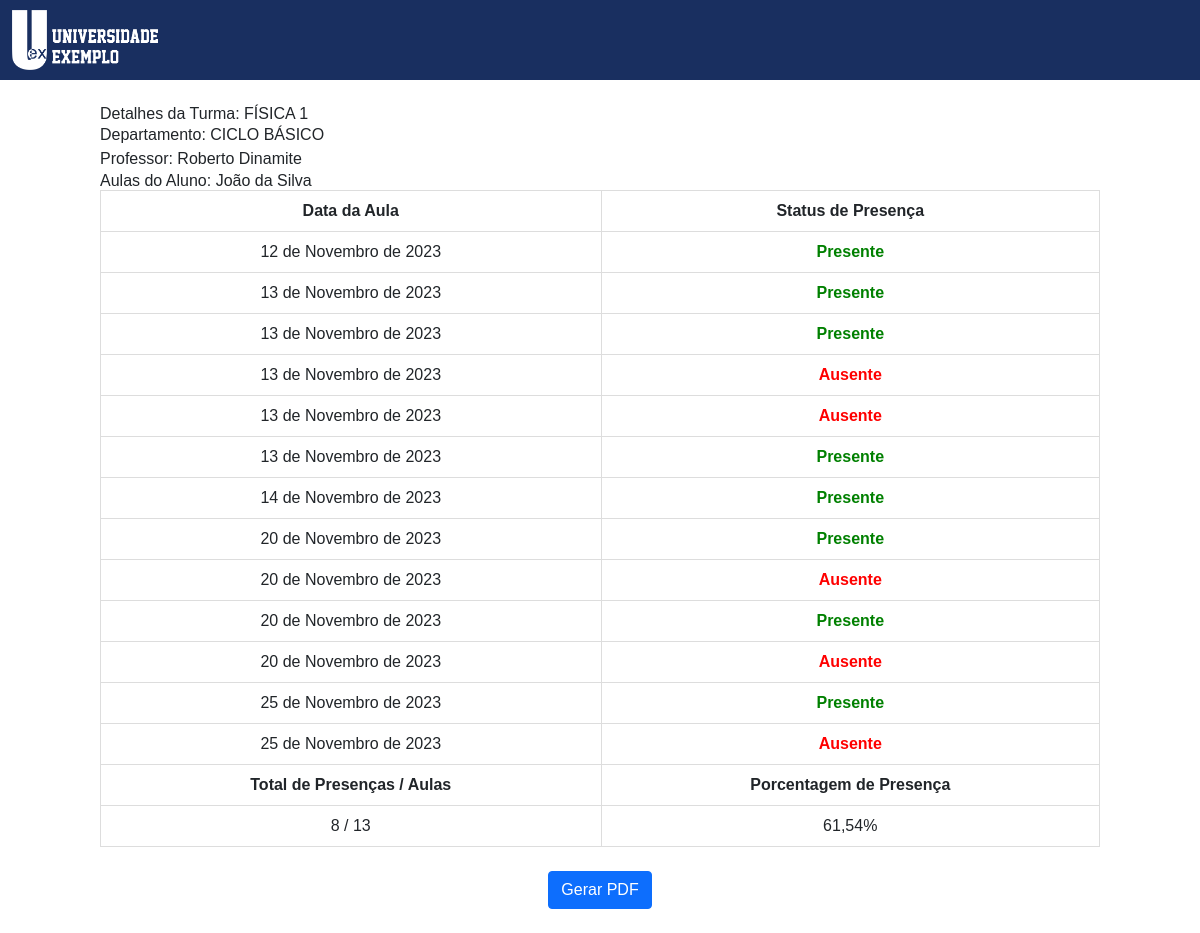
The page /aluno/ECANFIS/001/detalhes/ (signed in) on the database its author committed.
### app/models.py (models this page shows, shortened)
class Turma(models.Model):
    codigo = models.CharField(max_length=20, unique=True)
    nome = models.CharField(max_length=100)
    departamento = models.CharField(max_length=100)
    professor = models.ForeignKey(Professor, related_name='turmas', on_delete=models.CASCADE)

class Professor(models.Model):
    usuario = models.OneToOneField(Usuario, on_delete=models.CASCADE, related_name='professor', null=True, blank=True)
    matricula = models.CharField(max_length=10)
    nome = models.CharField(max_length=100)
    email = models.EmailField(unique=True)
    ip = models.CharField(max_length=15)

class Aluno(models.Model):
    usuario = models.OneToOneField(Usuario, on_delete=models.CASCADE, related_name='aluno', null=True, blank=True)
    matricula = models.CharField(max_length=20)
    nome = models.CharField(max_length=100)
    email = models.EmailField(unique=True)
    ip = models.CharField(max_length=20)

class Aula(models.Model):
    turma = models.ForeignKey(Turma, related_name='aulas', on_delete=models.CASCADE)
    data = models.DateField()

### app/views.py (the view)
# urls.py: path('aluno/<str:codigo_turma>/<str:matricula_aluno>/detalhes/', DetalhesAlunoTurmaView.as_view(), name='detalhes_aluno_turma'),
class DetalhesAlunoTurmaView(LoginRequiredMixin, TemplateView):
    template_name = 'app/turma/detalhes_aluno_turma.html'
    def get_context_data(self, **kwargs):
        context = super().get_context_data(**kwargs)
        codigo_turma = self.kwargs.get('codigo_turma')
        matricula_aluno = self.kwargs.get('matricula_aluno')
        turma = get_object_or_404(Turma, codigo=codigo_turma)
        aluno = get_object_or_404(Aluno, matricula=matricula_aluno)
        aulas = Aula.objects.filter(turma=turma).order_by('data').prefetch_related('presencas')
        total_aulas = aulas.count()
        aluno.presencas_count = 0
        aluno.presencas_list = []
        for aula in aulas:
            presenca = aula.presencas.filter(aluno=aluno).first()
            is_presente = presenca.presente if presenca else False
            aluno.presencas_list.append({
                'aula': aula,
                'presente': is_presente
            })
            if is_presente:
                aluno.presencas_count += 1
        aluno.presenca_percentual = (aluno.presencas_count / total_aulas) * 100 if total_aulas > 0 else 0
        context['turma'] = turma
        context['aluno'] = aluno
        context['aulas'] = aulas
        context['total_aulas'] = total_aulas
        return context

### app/templates/app/turma/detalhes_aluno_turma.html (shortened to what this page needs)
{% load static %}
<!DOCTYPE html>
<html lang="pt">
<head>
    <link href="https://cdn.jsdelivr.net/npm/bootstrap@5.1.3/dist/css/bootstrap.min.css" rel="stylesheet">
    <script src="https://cdn.tailwindcss.com"></script>
</head>
<body>
    <nav class="navbar navbar-expand-lg fixed-top">
        <div class="container-fluid">
            <a class="navbar-brand" href="{% url 'lista_turmas_professor' matricula=turma.professor.matricula %}">
                <img src="{% static 'images/logo (2).png' %}" alt="Logo" class="navbar-logo">
            </a>
        </div>
    </nav>
    <div class="container mt-4">
        <h1>Detalhes da Turma: {{ turma.nome }}</h1>
        <p>Departamento: {{ turma.departamento }}</p>
        <p>Professor: {{ turma.professor.nome }}</p>
        <h2>Aulas do Aluno: {{ aluno.nome }}</h2>
        <table class="table">
            <tr>
                <th>Data da Aula</th>
                <th>Status de Presença</th>
            </tr>
            {% for presenca in aluno.presencas_list %}
                <tr>
                    <td>{{ presenca.aula.data }}</td>
                    <td class="{% if presenca.presente %}presente{% else %}ausente{% endif %}">
                        {% if presenca.presente %}Presente{% else %}Ausente{% endif %}
                    </td>
                </tr>
            {% endfor %}
            <tr>
                <th>Total de Presenças / Aulas</th>
                <th>Porcentagem de Presença</th>
            </tr>
            <tr>
                <td>{{ aluno.presencas_count }} / {{ total_aulas }}</td>
                <td>{{ aluno.presenca_percentual|floatformat:2 }}%</td>
            </tr>
        </table>
        <div class="text-center my-4">
            <button onclick="gerarPDF()" class="btn btn-primary">Gerar PDF</button>
        </div>
    </div>

### app/templates/app/turma/detalhes_aluno_turma.html (style rules this page uses)
.navbar { height: 80px; background-color: #192f60; }
.navbar-logo { height: 60px; }
body { font-family: Arial, sans-serif; padding-top: 80px; }
.presente { color: green; font-weight: bold; }
.ausente { color: red; font-weight: bold; }
table { width: 100%; border-collapse: collapse; }
th, td { border: 1px solid #ddd; padding: 5px; text-align: center; }
th { background-color: #f2f2f2; }

### rows shown on the page
Turma: nome "FÍSICA 1", departamento "CICLO BÁSICO", professor.nome "Roberto Dinamite"
Aluno: nome "João da Silva", presencas_count "8", presenca_percentual "61,54"
Aula: aula.data "12 de Novembro de 2023", shows "Presente"
Aula: aula.data "13 de Novembro de 2023", shows "Presente"
Aula: aula.data "13 de Novembro de 2023", shows "Presente"
Aula: aula.data "13 de Novembro de 2023", shows "Ausente"
Aula: aula.data "13 de Novembro de 2023", shows "Ausente"
Aula: aula.data "13 de Novembro de 2023", shows "Presente"
Aula: aula.data "14 de Novembro de 2023", shows "Presente"
Aula: aula.data "20 de Novembro de 2023", shows "Presente"
Aula: aula.data "20 de Novembro de 2023", shows "Ausente"
Aula: aula.data "20 de Novembro de 2023", shows "Presente"
Aula: aula.data "20 de Novembro de 2023", shows "Ausente"
Aula: aula.data "25 de Novembro de 2023", shows "Presente"
Aula: aula.data "25 de Novembro de 2023", shows "Ausente"

### other values the page prints
{{ total_aulas }} "13"
